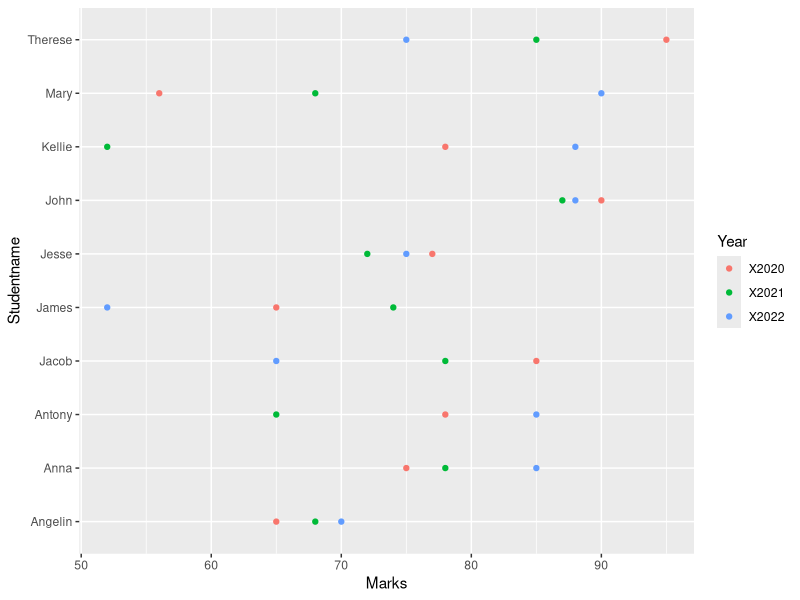
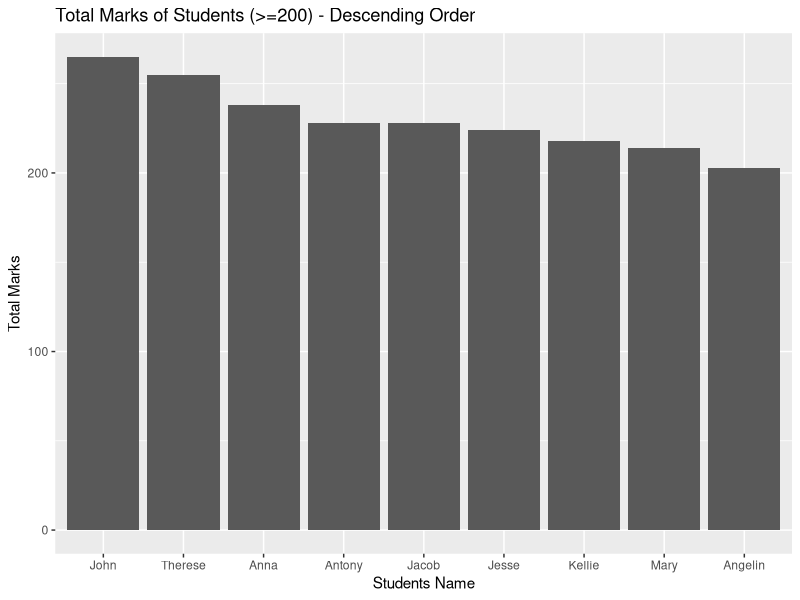

The R script that drew these images, in order: (Note: this script raises an error after producing the figures.)
## ---- chunk 1
knitr::opts_chunk$set(echo = TRUE)
## ---- chunk 2
dir=getwd()
## ---- chunk 3
setwd(dir)
## ---- chunk 4
#DO NOT CHANGE THE CODE BELOW!
word_count <- function(s)
  {
    return(length(strsplit(str, "\\s+")[[1]]))
  }
## ---- chunk 5
#Put your R code to produce the correct dataframe here

# load CSV into  data frame
df <- read.csv("Studentmarks.csv")

# Checking the structure of the dataframe df
str(df)

# Converting the dob column into a date object
df$dob <- as.Date(df$dob, format = "%d/%m/%Y")  # Adjust the format as needed

# Checking the structure of the dataframe again to confirm the conversion
str(df)

# Calculate the current age from the dob column and store it in a new column 'age1'
df$age1 <- round(as.numeric(difftime(Sys.Date(), df$dob, units = "days")) / 365.25, 5)

# View the updated dataframe
head(df)

# Extract day, month, and year from the dob column into separate columns
df$day <- as.integer(format(df$dob, "%d"))  # Extract day
df$month <- as.integer(format(df$dob, "%m"))  # Extract month
df$year <- as.integer(format(df$dob, "%Y"))  # Extract year

# View the updated dataframe
head(df)

#Extracting the current year 
current_year <- as.integer(format(Sys.Date(), "%Y"))

#Calculate age using year only and store it in a new column 'age2'
df$age2 <- current_year - df$year

#updated dataframe
print(df)

#drop dob column
df$dob <- NULL

#view updated df
print(df)

#change name of column 'day'to 'date'
colnames(df)[which(names(df) == "day")] <- "date"

#view updated df
print(df)

#reorder the columns
df <- df[, c("StudentID","Studentname","date","month","year","X2020","X2021","X2022","age1","age2")]

#view updated df
print(df)

#
## ---- chunk 6
#Use your own words to explain how the code works.
str<-"Your logical Explanation for 1.a"
print(paste("Word Count: ",word_count(str)))
## ---- chunk 7
#Put your R code to produce the correct chart here
# Load ggplot2 library
library(ggplot2)

# Create scatter plot with labels and color legend title
ggplot(df) +
  geom_point(aes(x = X2020, y = Studentname, color = "X2020")) +
  geom_point(aes(x = X2021, y = Studentname, color = "X2021")) +
  geom_point(aes(x = X2022, y = Studentname, color = "X2022")) +
  labs(x = "Marks", y = "Studentname", color = "Year")

## ---- chunk 8
#Use your own words to explain how the code works.
str<-"Your logical Explanation for 1.b"
print(paste("Word Count: ",word_count(str)))
## ---- chunk 9
#Put your R code to produce the correct chart here
# Load necessary libraries
library(dplyr)
library(ggplot2)

df %>%
  mutate(total_marks = X2020 + X2021 + X2022) %>%
  filter(total_marks >= 200) %>%
  ggplot(aes(x = reorder(Studentname, -total_marks), y = total_marks)) +
  geom_bar(stat = "identity") +
  labs(x = "Students Name", y = "Total Marks", title = "Total Marks of Students (>=200) - Descending Order")


## ---- chunk 10
#Use your own words to explain how the code works.
str<-"Your logical Explanation for 1.c"
print(paste("Word Count: ",word_count(str)))
## ---- chunk 11
#Put your Code here

#loading dirty_iris.csv data
dirty_iris <- read.csv("dirty_iris.csv", header=TRUE)
dirty_iris

#gives the dimension of the dataset
dim(dirty_iris)

## ---- chunk 12
#Print  Missing Values details
sapply(dirty_iris, function(x) sum(is.na(x)))
## ---- chunk 13
# sapply() applies the sum function to each column in the dataframe to count empty strings
empty_strings <- sapply(dirty_iris, function(x) sum(x == "", na.rm = TRUE))
empty_strings
## ---- chunk 14
# Replacing all empty strings in the Species column with NA
dirty_iris$Species[dirty_iris$Species == ""] <- NA

#Checking again if empty strings exists or not
sum(dirty_iris$Species== "", na.rm=TRUE)

#Checking number of NAs again
sapply(dirty_iris, function(x) sum(is.na(x)))

#displaying data types of the columns
sapply(dirty_iris, class)
## ---- chunk 15
#Finding the indices of missing values(NA) in Petal.Length and Species feature
ind1 <- which(is.na(dirty_iris$Petal.Length))
ind1
ind2 <- which(is.na(dirty_iris$Species)) 
ind2

## ---- chunk 16
#Displays the full rows of missing values(NA) from Petal.length

ind1
dirty_iris[ind1, ]

#Excluding specific rows (ind1) from the dirty_iris to display a cleaned dataset only
dirty_iris[-ind1, ]

#Displays the full rows of missing values(NA) from Species column
ind2
dirty_iris[ind2, ]

# Excluding specific rows (ind2) from the dirty_iris to display a cleaned dataset only
dirty_iris[-ind2, ]
## ---- chunk 17
#Displaying statistical information about the dataset
summary(dirty_iris)
## ---- chunk 18
# colMeans() function returns the ratio of NAs for each column
print(colMeans(is.na(dirty_iris))*100 )

## ---- chunk 19
# Create a new dataset that identifies whether values are missing (TRUE/FALSE)
missing_data <- dirty_iris %>%
  mutate_all(~ ifelse(is.na(.), "Missing", "Not Missing")) %>%
  gather(key = "Feature", value = "MissingStatus")

# View the transformed data
head(missing_data)



## ---- chunk 20
# Create a bar plot to show the distribution of missing vs. not missing values per feature
ggplot(missing_data, aes(x = Feature, fill = MissingStatus)) +
  geom_bar() +
  labs(title = "Missing vs Non-Missing Values by Feature",
       x = "Features",
       y = "Count",
       fill = "Missing Status") +
  theme_minimal() +
  theme(axis.text.x = element_text(angle = 45, hjust = 1))

## ---- chunk 21
# Load ggplot2 package if not already
library(ggplot2)

# Create a histogram with density plot
ggplot(dirty_iris, aes(x = Petal.Length)) +
  geom_histogram(aes(y = ..density..), bins = 20, fill = "lightblue", color = "black") +
  geom_density(color = "red", size = 1) +
  labs(title = "Histogram and Density Plot ",
       x = "Petal.Length",
       y = "Density") +
  theme_minimal()

## ---- chunk 22
write.csv(dirty_iris, "dirty_iris_miss.csv", row.names = FALSE)
## ---- chunk 23
#Put your explanation here
str<-"Your logical Explanation for 2.a"
print(paste("Word Count: ",word_count(str)))
## ---- chunk 24
#Put your Code here

dat <- read.csv("dirty_iris_miss.csv")

#Replace Missing vlauses in Sepal.Length by median value
#ind1 is the indices of missing values of Petal.length
media<- median(dat$Petal.Length[-ind1])
print(paste("median:",media))
dat$Petal.Length[ind1] <- media
dat[ind1, ]
## ---- chunk 25
# Statistical summary for clean data and imputed data
dirty_summary <- summary(dirty_iris$Petal.Length)
imputed_summary <- summary(dat$Petal.Length)

# Standard deviation and Variance
dirty_sd <- sd(dirty_iris$Petal.Length,na.rm = TRUE)
dirty_var <- var(dirty_iris$Petal.Length,na.rm = TRUE)
imputed_sd <- sd(dat$Petal.Length)
imputed_var <- var(dat$Petal.Length)

# Display statistical summary of clean and imputed data
print("Statistical info of Petal.Length")
cat("Dirty dataset summary:\n")
print(dirty_summary)
cat("Imputed summary:\n")
print(imputed_summary)

# Display sd and variances
print(paste("Dirty Data SD:", dirty_sd))
print(paste("Imputed Data SD:", imputed_sd))
print(paste("Dirty Data Variance:", dirty_var))
print(paste("Imputed Data Variance:", imputed_var))



## ---- chunk 26
#Histogram: Petal.Length
#Mean of Petal.length of both datasets
mean_dirty<- mean(dirty_iris$Petal.Length, na.rm = TRUE)
mean_dat <- mean(dat$Petal.Length, na.rm = TRUE)


#Histogram to compare Petal.length in both datasets with mean lines
ggplot() +
  geom_histogram(data = dirty_iris, aes(x = Petal.Length, fill = "Dirty"), 
                 bins = 20, alpha = 0.9) +
  geom_histogram(data = dat, aes(x = Petal.Length, fill = "Imputed"), 
                 bins = 20, alpha = 0.3) +
  geom_vline(aes(xintercept = mean_dirty, color = "Dirty"), 
             linetype = "dashed", size = 1) +
  geom_vline(aes(xintercept = mean_dat, color = "Imputed"), 
             linetype = "dashed", size = 1) +
  labs(title = "Comparison of Petal Length",
       x = "Petal Length",
       y = "Frequency") +
  scale_fill_manual(name = "Dataset", values = c("Dirty" = "grey", "Imputed" = "lightblue")) +
  scale_color_manual(name = "Mean", values = c("Dirty" = "blue", "Imputed" = "orange")) +
  theme_minimal()
## ---- chunk 27
#Boxplot:Petal.length

#Combine datasets for comparisiom
dirty_iris$Dataset <- "Dirty"
dat$Dataset <- "Imputed"
combined_data <- rbind(dirty_iris, dat)

#Creating a box plot to compare Petal.length in both datasetsa
ggplot(combined_data, aes(x = Dataset, y = Petal.Length, fill = Dataset)) +
  geom_boxplot(alpha = 0.6) + 
  labs(title = "Comparison of Petal Length",
       x = "Dataset",
       y = "Petal Length") +
  scale_fill_manual(values = c("Dirty" = "grey", "Imputed" = "lightblue")) +
  theme_minimal()

## ---- chunk 28
#Put your explanation here for 2.b
str<-"Your logical Explanation"
print(paste("Word Count: ",word_count(str)))
## ---- chunk 29
#Put your Code here

##  Replace Missing vlauses in  Species by median value



ind <- which(is.na(dat$Species))
ind
kk<-as.numeric(dat$Species[-ind])

kk
mod<- mode(dat$Species[-ind])



dat$Species[ind] <- mod



## ---- chunk 30
#Put your explanation here for 2.c
str<-"Your logical Explanation for 2.c"
print(paste("Word Count: ",word_count(str)))
## ---- chunk 31
#Put your Code here


## ---- chunk 32
#Put your explanation here for 2.d
str<-"Your logical Explanation for 2.d"
print(paste("Word Count: ",word_count(str)))
## ---- chunk 33
sign <- TRUE
print(paste("I confirm that the work submitted is my own and has been completed without assistance or collaboration with others. I understand that submitting work that is not my own may result in academic misconduct.",sign))
